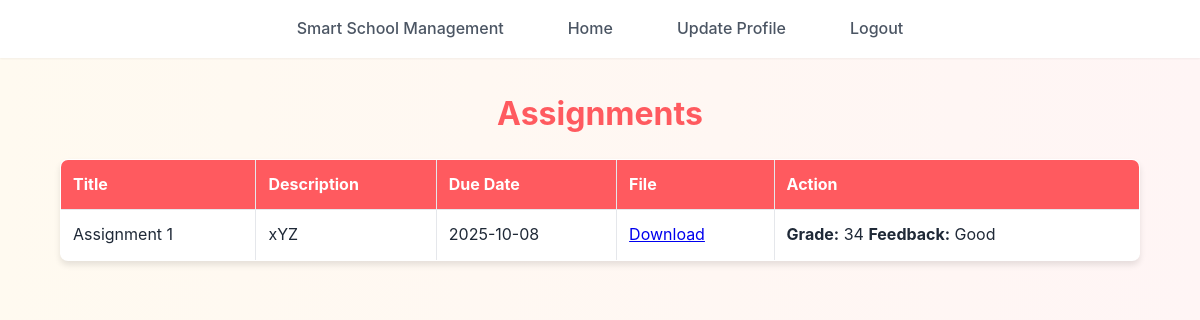
Page /upload_assignment.php?subject_id=2 (signed in) on the committed database.
### tables this page shows
CREATE TABLE `assignments` (
  `assignment_id` int(11) NOT NULL,
  `class_id` int(11) NOT NULL,
  `subject_id` int(11) NOT NULL,
  `title` varchar(255) NOT NULL,
  `description` text DEFAULT NULL,
  `due_date` date NOT NULL,
  `file_path` varchar(255) DEFAULT NULL,
  `created_by` int(11) NOT NULL,
  `created_at` timestamp NOT NULL DEFAULT current_timestamp()
);

CREATE TABLE `assignment_submissions` (
  `submission_id` int(11) NOT NULL,
  `assignment_id` int(11) NOT NULL,
  `student_id` int(11) NOT NULL,
  `file_path` varchar(255) NOT NULL,
  `submitted_at` timestamp NOT NULL DEFAULT current_timestamp(),
  `grade` varchar(10) DEFAULT NULL,
  `feedback` text DEFAULT NULL
);

### upload_assignment.php (the view, shortened to what this page needs)
<?php
include('config.php');
$subject_id = intval($_GET['subject_id']);
$student_id = $_SESSION['id'];
$stmt = $conn->prepare("SELECT class_id FROM students WHERE student_id = ?");
$stmt->bind_param("i", $student_id);
$stmt->execute();
$student = $stmt->get_result()->fetch_assoc();
$class_id = $student ? $student['class_id'] : 0;
$sql = "
    SELECT *
    FROM assignments
    WHERE subject_id = ? AND class_id = ?
    ORDER BY due_date DESC
";
$stmt = $conn->prepare($sql);
$stmt->bind_param("ii", $subject_id, $class_id);
$stmt->execute();
$assignments = $stmt->get_result();
?>
<!DOCTYPE html>
<html lang="en">
<head>
    <link rel="stylesheet" href="./CSS/style.css">
</head>
<body>
<?php include('navbar.php'); ?>
<div class="container">
    <h2>Assignments</h2>
    <?php if ($assignments->num_rows > 0): ?>
        <table border="1" cellpadding="8" cellspacing="0" width="100%">
            <tr>
                <th>Title</th>
                <th>Description</th>
                <th>Due Date</th>
                <th>File</th>
                <th>Action</th>
            </tr>
            <?php while ($row = $assignments->fetch_assoc()): ?>
                <?php
                $assignment_id = $row['assignment_id'];
                $sub_sql = "
                    SELECT * FROM assignment_submissions
                    WHERE assignment_id = ? AND student_id = ?
                    LIMIT 1
                ";
                $sub_stmt = $conn->prepare($sub_sql);
                $sub_stmt->bind_param("ii", $assignment_id, $student_id);
                $sub_stmt->execute();
                $submission = $sub_stmt->get_result()->fetch_assoc();
                ?>
                <tr>
                    <td><?php echo htmlspecialchars($row['title']); ?></td>
                    <td><?php echo htmlspecialchars($row['description']); ?></td>
                    <td><?php echo htmlspecialchars($row['due_date']); ?></td>
                    <td>
                        <?php if (!empty($row['file_path'])): ?>
                            <a href="<?php echo htmlspecialchars($row['file_path']); ?>" target="_blank">Download</a>
                        <?php else: ?>
                            N/A
                        <?php endif; ?>
                    </td>
                    <td>
                        <?php if ($submission): ?>
                            <?php if (!empty($submission['grade']) || !empty($submission['feedback'])): ?>
                                <strong>Grade:</strong> <?php echo htmlspecialchars($submission['grade']); ?>
                                <strong>Feedback:</strong> <?php echo htmlspecialchars($submission['feedback']); ?>
                            <?php else: ?>
                                <em>Submitted. Awaiting Review.</em>
                            <?php endif; ?>
                        <?php endif; ?>
                    </td>
                </tr>
            <?php endwhile; ?>
        </table>
    <?php else: ?>
        <p>No assignments found.</p>
    <?php endif; ?>
</div>
</body>
</html>

### CSS/style.css (style rules this page uses)
:root { --primary-color: #ff5a5f; --primary-hover: #e14d52; --secondary-color: #ffcc00; --secondary-hover: #e6b800; --text-primary: #1f2937; --text-secondary: #4b5563; --bg-primary: #ffffff; --bg-secondary: #fdf2f2; --border-color: #e5e7eb; --shadow-sm: 0 1px 2px rgba(0, 0, 0, 0.05); --shadow-md: 0 4px 6px rgba(0, 0, 0, 0.1); --shadow-lg: 0 10px 15px rgba(0, 0, 0, 0.15); }
* { margin: 0; padding: 0; box-sizing: border-box; }
body { font-family: 'Inter', sans-serif; background: linear-gradient(to right, #fffaf0, #fff5f5); color: var(--text-primary); line-height: 1.6; }
h1, h2, h3, h4, h5, h6 { margin-top: 30px; font-weight: 700; text-align: center; margin-bottom: 1rem; color: var(--primary-color); }
h2 { font-size: 2rem; }
table { width: 90%; margin: 20px auto; border-collapse: collapse; background: var(--bg-primary); box-shadow: var(--shadow-md); border-radius: 8px; overflow: hidden; }
th, td { padding: 12px; border: 1px solid var(--border-color); text-align: left; }
th { background: var(--primary-color); color: white; }

### rows in the picture
assignments: title "Assignment 1", description "xYZ", due_date "2025-10-08", assignment_submissions.grade "34", assignment_submissions.feedback "Good"
